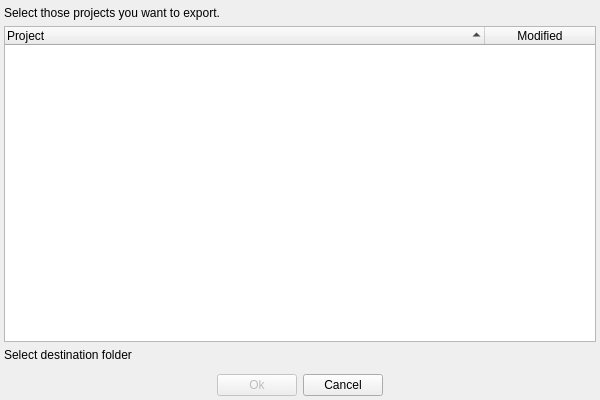
<?xml version="1.0" encoding="UTF-8"?>
<ui version="4.0">
 <class>ExportProjectsDialog</class>
 <widget class="QDialog" name="ExportProjectsDialog">
  <property name="geometry">
   <rect>
    <x>0</x>
    <y>0</y>
    <width>600</width>
    <height>400</height>
   </rect>
  </property>
  <property name="sizePolicy">
   <sizepolicy hsizetype="Fixed" vsizetype="Fixed">
    <horstretch>0</horstretch>
    <verstretch>0</verstretch>
   </sizepolicy>
  </property>
  <property name="minimumSize">
   <size>
    <width>600</width>
    <height>400</height>
   </size>
  </property>
  <property name="maximumSize">
   <size>
    <width>600</width>
    <height>400</height>
   </size>
  </property>
  <layout class="QVBoxLayout" name="verticalLayout">
   <property name="margin">
    <number>4</number>
   </property>
   <item>
    <spacer name="verticalSpacer">
     <property name="orientation">
      <enum>Qt::Vertical</enum>
     </property>
     <property name="sizeType">
      <enum>QSizePolicy::Fixed</enum>
     </property>
     <property name="sizeHint" stdset="0">
      <size>
       <width>20</width>
       <height>2</height>
      </size>
     </property>
    </spacer>
   </item>
   <item>
    <widget class="QLabel" name="lbSelectProjects">
     <property name="text">
      <string>Select those projects you want to export.</string>
     </property>
     <property name="wordWrap">
      <bool>true</bool>
     </property>
    </widget>
   </item>
   <item>
    <widget class="QTreeWidget" name="projects">
     <property name="focusPolicy">
      <enum>Qt::NoFocus</enum>
     </property>
     <property name="styleSheet">
      <string notr="true">QTreeView {show-decoration-selected: 1;}
QTreeView::item {padding:3px;}</string>
     </property>
     <property name="editTriggers">
      <set>QAbstractItemView::NoEditTriggers</set>
     </property>
     <property name="showDropIndicator" stdset="0">
      <bool>false</bool>
     </property>
     <property name="selectionMode">
      <enum>QAbstractItemView::ExtendedSelection</enum>
     </property>
     <property name="sortingEnabled">
      <bool>true</bool>
     </property>
     <property name="expandsOnDoubleClick">
      <bool>false</bool>
     </property>
     <attribute name="headerDefaultSectionSize">
      <number>480</number>
     </attribute>
     <column>
      <property name="text">
       <string>Project</string>
      </property>
     </column>
     <column>
      <property name="text">
       <string>Modified</string>
      </property>
      <property name="textAlignment">
       <set>AlignHCenter|AlignVCenter|AlignCenter</set>
      </property>
     </column>
    </widget>
   </item>
   <item>
    <widget class="QLabel" name="lbDestFolder">
     <property name="text">
      <string>Select destination folder</string>
     </property>
    </widget>
   </item>
   <item>
    <widget class="FolderSelectWidget" name="outputFolder" native="true"/>
   </item>
   <item>
    <layout class="QHBoxLayout" name="horizontalLayout">
     <item>
      <spacer name="horizontalSpacer">
       <property name="orientation">
        <enum>Qt::Horizontal</enum>
       </property>
       <property name="sizeHint" stdset="0">
        <size>
         <width>40</width>
         <height>20</height>
        </size>
       </property>
      </spacer>
     </item>
     <item>
      <widget class="QPushButton" name="btnOk">
       <property name="enabled">
        <bool>false</bool>
       </property>
       <property name="text">
        <string>Ok</string>
       </property>
       <property name="default">
        <bool>true</bool>
       </property>
      </widget>
     </item>
     <item>
      <widget class="QPushButton" name="btnCancel">
       <property name="text">
        <string>Cancel</string>
       </property>
      </widget>
     </item>
     <item>
      <spacer name="horizontalSpacer_2">
       <property name="orientation">
        <enum>Qt::Horizontal</enum>
       </property>
       <property name="sizeHint" stdset="0">
        <size>
         <width>40</width>
         <height>20</height>
        </size>
       </property>
      </spacer>
     </item>
    </layout>
   </item>
  </layout>
 </widget>
 <customwidgets>
  <customwidget>
   <class>FolderSelectWidget</class>
   <extends>QWidget</extends>
   <header>folderselectwidget.h</header>
  </customwidget>
 </customwidgets>
 <resources/>
 <connections>
  <connection>
   <sender>btnCancel</sender>
   <signal>clicked()</signal>
   <receiver>ExportProjectsDialog</receiver>
   <slot>reject()</slot>
   <hints>
    <hint type="sourcelabel">
     <x>338</x>
     <y>388</y>
    </hint>
    <hint type="destinationlabel">
     <x>337</x>
     <y>-10</y>
    </hint>
   </hints>
  </connection>
 </connections>
</ui>
